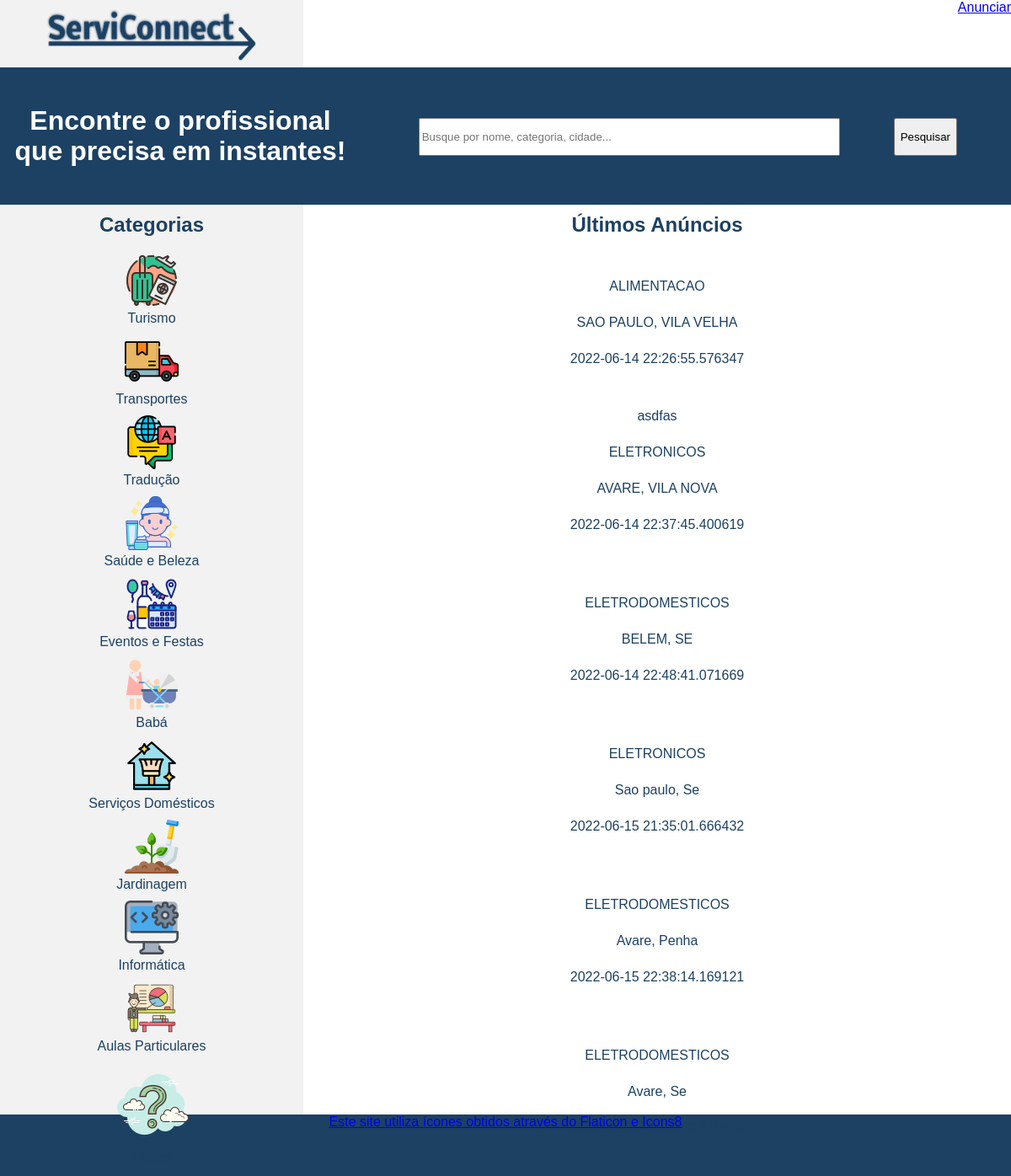
Before: / with the older database file.
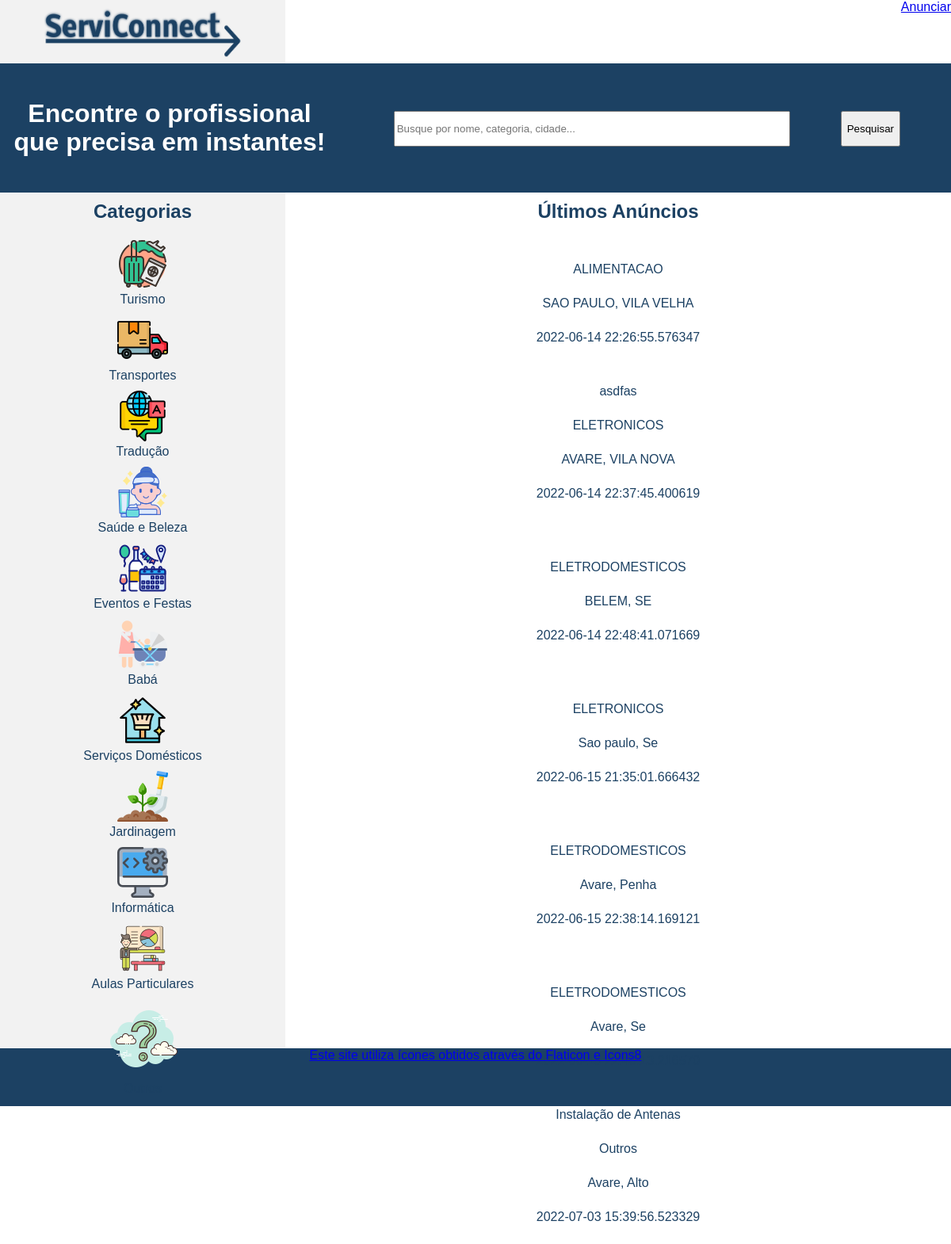
After: the same page with the newer database file.
### app.py (models this page shows)
class Cadastro(db.Model):
    id = db.Column(db.Integer, primary_key=True)
    created = db.Column(db.DateTime, default=datetime.datetime.utcnow)
    nome = db.Column(db.String(40), nullable=False)
    cpf = db.Column(db.String(10), nullable=False)
    email = db.Column(db.String(30), nullable=False)
    dataNascimento = db.Column(db.String(30), nullable=False)
    titulo = db.Column(db.String(30), nullable=True)
    categoria = db.Column(db.String(30), nullable=False)
    descricaoservico = db.Column(db.String(200), nullable=False)
    rua = db.Column(db.String(50), nullable=False)
    bairro = db.Column(db.String(30), nullable=False)
    cidade = db.Column(db.String(30), nullable=False)
    estado = db.Column(db.String(2), nullable=False)
    cep = db.Column(db.String(8), nullable=False)
    tiporedesocial1 = db.Column(db.String(30), nullable=True)
    link1 = db.Column(db.String(50), nullable=True)
    tiporedesocial2 = db.Column(db.String(30), nullable=True)
    link2 = db.Column(db.String(50), nullable=True)
    tiporedesocial3 = db.Column(db.String(30), nullable=True)
    link3 = db.Column(db.String(50), nullable=True)
    numero1 = db.Column(db.String(11), nullable=False)
    numero2 = db.Column(db.String(11), nullable=True)
    numero3 = db.Column(db.String(11), nullable=True)
    numero4 = db.Column(db.String(11), nullable=True)

### app.py (the view)
@app.route("/", methods=["GET", "POST"])
def home():
    cadastros = Cadastro.query.all()
    return render_template("index.html", cadastros=cadastros)

### templates/index.html
{% extends 'base.html' %}
{% block content %}
<div class="principal">
    {% include 'includes/header.html' %}
    {% include 'includes/index_busca.html' %}
    <div class="conteudo">
        {% include 'includes/index_categorias.html' %}
        {% include 'includes/index_ultimos.html' %}
    </div>
    {% include 'includes/footer.html' %}
</div>
{% endblock %}

### templates/base.html (shortened to what this page needs)
<!DOCTYPE html>
<html lang="pt-br">
<head>
    <link rel="stylesheet" href="/static/css/style.css">
</head>
<body>
    <div class="principal">
        <div class="conteudo">
            {% block content %}{% endblock %}
        </div>
    </div>
</body>
</html>

### templates/includes/header.html
<div class="header">
    <div id="area_logo">
        <a href="/"><img src="/static/img/logo.png" alt="Logotipo do site com os dizeres ServiConnect"></a>
    </div>
    <div id="btn_anunciar">
        <a href="/anunciar">Anunciar</a>
    </div>
</div>

### templates/includes/index_busca.html
<div class="busca">
    <div id="texto_busca">
        <h1>{% block title %}Encontre o profissional que precisa em instantes!{% endblock %}</h1>
    </div>
    <div id="form_busca">
        <form action="" method="get">
            <div class="float-r frm-busca-d">
                <input type="submit" value="Pesquisar">
            </div>
            <div class="float-r frm-busca-d">
                <input type="search"class="w-500" name="busca" placeholder="Busque por nome, categoria, cidade...">
            </div>
        </form>
    </div>
</div>

### templates/includes/index_categorias.html
<div class="left-panel categorias">
    <h2 class="h2-color">Categorias</h2>
    <ul>
        <li><a href="/categoria/Turismo"><div><img src="/static/img/viagem-e-turismo.png" alt=""><p>Turismo</p></div></a></li>
        <li><a href="/categoria/Transportes"><div><img src="/static/img/caminhao-de-transporte.png" alt=""><p>Transportes</p></div></a></li>
        <li><a href="/categoria/Tradução"><div><img src="/static/img/traducao.png" alt=""><p>Tradução</p></div></a></li>
        <li><a href="/categoria/Saúde e Beleza"><div><img src="/static/img/cuidados-com-a-pele.png" alt=""><p>Saúde e Beleza</p></div></a></li>
        <li><a href="/categoria/Eventos e Festas"><div><img src="/static/img/eventos.png" alt=""><p>Eventos e Festas</p></div></a></li>
        <li><a href="/categoria/Babá"><div><img src="/static/img/baba.png" alt=""><p>Babá</p></div></a></li>
        <li><a href="/categoria/Serviços Domésticos"><div><img src="/static/img/limpeza-de-casa.png" alt=""><p>Serviços Domésticos</p></div></a></li>
        <li><a href="/categoria/Jardinagem"><div><img src="/static/img/jardinagem.png" alt=""><p>Jardinagem</p></div></a></li>
        <li><a href="/categoria/Informática"><div><img src="/static/img/informatica.png" alt=""><p>Informática</p></div></a></li>
        <li><a href="/categoria/Aulas Particulares"><div><img src="/static/img/icons8-teaching-64.png" alt=""><p>Aulas Particulares</p></div></a></li>
        <li><a href="/categoria/Outros"><div><img src="/static/img/icons8-question-mark-100.png" alt=""><p>Outros</p></div></a></li>
    </ul>
</div>

### templates/includes/index_ultimos.html
<div class="anuncios">
    <h2 class="h2-color">Últimos Anúncios</h2>
    <ul>
        {% for c in cadastros %}
        <li>
            <a href="/anuncio/{{ c['id'] }}">
                <div>
                    <div><p>{{ c['titulo'] }}</p></div>
                    <div><p>{{ c['categoria'] }}</p></div>
                    <div><p>{{ c['cidade'] }}, {{ c['bairro'] }}</p></div>
                    <div><p>{{ c['created'] }}</p></div>
                </div>
            </a>
        </li>
        {% endfor %}
    </ul>
</div>

### templates/includes/footer.html
<div class="footer">
    <a href="/sobre">Este site utiliza ícones obtidos através do Flaticon e Icons8</a>
</div>

### static/css/style.css (style rules this page uses)
* { margin: 0; font-family: 'Trebuchet MS', 'Lucida Sans Unicode', 'Lucida Grande', 'Lucida Sans', Arial, sans-serif; }
.header { width: 100%; height: 80px; left: 0px; top: 0px; }
.header #area_logo { float: left; height: 100%; width: 30%; background: #F2F2F2; }
.header img { margin: 10px 50px; height: 64px; width: 250px; }
.header #btn_anunciar { float: right; height: 100%; }
.principal { width: 1200px; margin: auto; }
.busca { width: 100%; height: 163px; background: #1C4163; }
.busca #texto_busca { float: left; width: 34%; margin-left: 10px; margin-top: 45px; }
.busca #texto_busca h1 { font-style: normal; font-weight: 700; font-size: 32px; line-height: 36px; display: flex; align-items: center; text-align: center; color: #FFFFFF; }
.busca #form_busca { float: right; width: 65%; }
.conteudo { height: 1080px; text-align: center; }
.conteudo h2 { margin-top: 10px; margin-bottom: 15px; }
.left-panel { float: left; width: 30%; background: #F2F2F2; height: 1080px; }
.categorias ul { list-style: none; padding: 0; }
.categorias ul li a div { padding-top: 5px; padding-bottom: 5px; }
.categorias ul li a { color: #1C4163; text-decoration: none; }
.anuncios { float: right; width: 70%; height: 1080px; }
.anuncios ul { list-style: none; padding: 0; }
.anuncios ul li a { color: #1C4163; text-decoration: none; }
.anuncios ul li a div { margin-bottom: 15px; padding-top: 5px; padding-bottom: 5px; }
.footer { width: 100%; height: 73px; background: #1C4163; }
.float-r { float: right; }
.frm-busca-d { margin-top: 60px; margin-right: 64px; }
.frm-busca-d input { height: 45px; }
.w-500 { width: 500px; }
.h2-color { color: #1C4163; }

Changed rows visible on the page:
added Cadastro: titulo "Instalação de Antenas", categoria "Outros", cidade "Avare", bairro "Alto", created "2022-07-03 15:39:56.523329"
